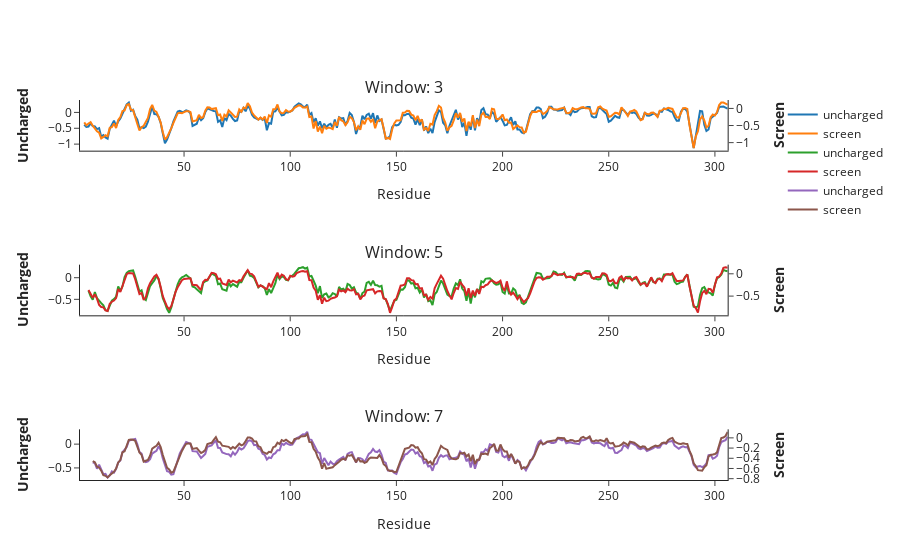

Notebook cell for this chart:
### Code cell
fig = make_subplots(specs=[[{"secondary_y": True}],
                          [{"secondary_y": True}],
                          [{"secondary_y": True}]],
        rows=3, cols=1, vertical_spacing=0.3, 
        subplot_titles=("Window: 3", "Window: 5", "Window: 7"))

for ind, x in enumerate([3,5, 7]):
# Add traces
    fig.add_trace(
        go.Scatter(x=rsa['site'], 
                   y=all_residues.loc[uncharged].mean().rolling(x).mean(), 
                   name="uncharged",
                   mode='lines'),
        secondary_y=False, row = ind+1, col = 1
    )

    fig.add_trace(
        go.Scatter(x=rsa['site'], 
                   y=rsa['Protease activity'].rolling(x).mean(), 
                   name="screen",
                   mode='lines'),
        secondary_y=True,  row = ind+1, col = 1
    )

    # Add figure title

    # Set x-axis title
    fig.update_xaxes(title_text="Residue")
    fig.update_layout(dict(
    template="simple_white",
        xaxis=dict(ticks="outside", showline=True),
        yaxis=dict(ticks="outside", showline=True)))
    # Set y-axes titles
    fig.update_yaxes(title_text="<b>Uncharged</b>", secondary_y=False)
    fig.update_yaxes(title_text="<b>Screen</b>", secondary_y=True)
    fig.update_layout({
            'plot_bgcolor': 'rgba(255,255,255, 0.7)',
            'paper_bgcolor': 'rgba(0, 0, 0, 0)',
            })

fig.show()
# offline.plot(fig, filename = fig_folder+'rolling_average_uncharged_screen.html')
# fig.write_image(fig_folder+"rolling_average_uncharged_screen.pdf")

### Figure 1 — Plotly figure (JSON) as saved in the notebook; plotly's stock layout.template omitted (floating-point values rounded to 4 significant figures; data arrays with more than 128 entries replaced by an {"elided": "..."} marker saying what was removed)
{"data": [{"mode": "lines", "name": "uncharged", "type": "scatter", "x": {"elided": "306 int values"}, "xaxis": "x", "y": {"elided": "306 float values"}, "yaxis": "y"}, {"mode": "lines", "name": "screen", "type": "scatter", "x": {"elided": "306 int values"}, "xaxis": "x", "y": {"elided": "306 float values"}, "yaxis": "y2"}, {"mode": "lines", "name": "uncharged", "type": "scatter", "x": {"elided": "306 int values"}, "xaxis": "x2", "y": {"elided": "306 float values"}, "yaxis": "y3"}, {"mode": "lines", "name": "screen", "type": "scatter", "x": {"elided": "306 int values"}, "xaxis": "x2", "y": {"elided": "306 float values"}, "yaxis": "y4"}, {"mode": "lines", "name": "uncharged", "type": "scatter", "x": {"elided": "306 int values"}, "xaxis": "x3", "y": {"elided": "306 float values"}, "yaxis": "y5"}, {"mode": "lines", "name": "screen", "type": "scatter", "x": {"elided": "306 int values"}, "xaxis": "x3", "y": {"elided": "306 float values"}, "yaxis": "y6"}], "layout": {"annotations": [{"font": {"size": 16}, "showarrow": false, "text": "Window: 3", "x": 0.47, "xanchor": "center", "xref": "paper", "y": 1, "yanchor": "bottom", "yref": "paper"}, {"font": {"size": 16}, "showarrow": false, "text": "Window: 5", "x": 0.47, "xanchor": "center", "xref": "paper", "y": 0.5667, "yanchor": "bottom", "yref": "paper"}, {"font": {"size": 16}, "showarrow": false, "text": "Window: 7", "x": 0.47, "xanchor": "center", "xref": "paper", "y": 0.1333, "yanchor": "bottom", "yref": "paper"}], "paper_bgcolor": "rgba(0, 0, 0, 0)", "plot_bgcolor": "rgba(255,255,255, 0.7)", "xaxis": {"anchor": "y", "domain": [0, 0.94], "showline": true, "ticks": "outside", "title": {"text": "Residue"}}, "xaxis2": {"anchor": "y3", "domain": [0, 0.94], "title": {"text": "Residue"}}, "xaxis3": {"anchor": "y5", "domain": [0, 0.94], "title": {"text": "Residue"}}, "yaxis": {"anchor": "x", "domain": [0.8667, 1], "showline": true, "ticks": "outside", "title": {"text": "<b>Uncharged</b>"}}, "yaxis2": {"anchor": "x", "overlaying": "y", "side": "right", "title": {"text": "<b>Screen</b>"}}, "yaxis3": {"anchor": "x2", "domain": [0.4333, 0.5667], "title": {"text": "<b>Uncharged</b>"}}, "yaxis4": {"anchor": "x2", "overlaying": "y3", "side": "right", "title": {"text": "<b>Screen</b>"}}, "yaxis5": {"anchor": "x3", "domain": [0, 0.1333], "title": {"text": "<b>Uncharged</b>"}}, "yaxis6": {"anchor": "x3", "overlaying": "y5", "side": "right", "title": {"text": "<b>Screen</b>"}}}}
